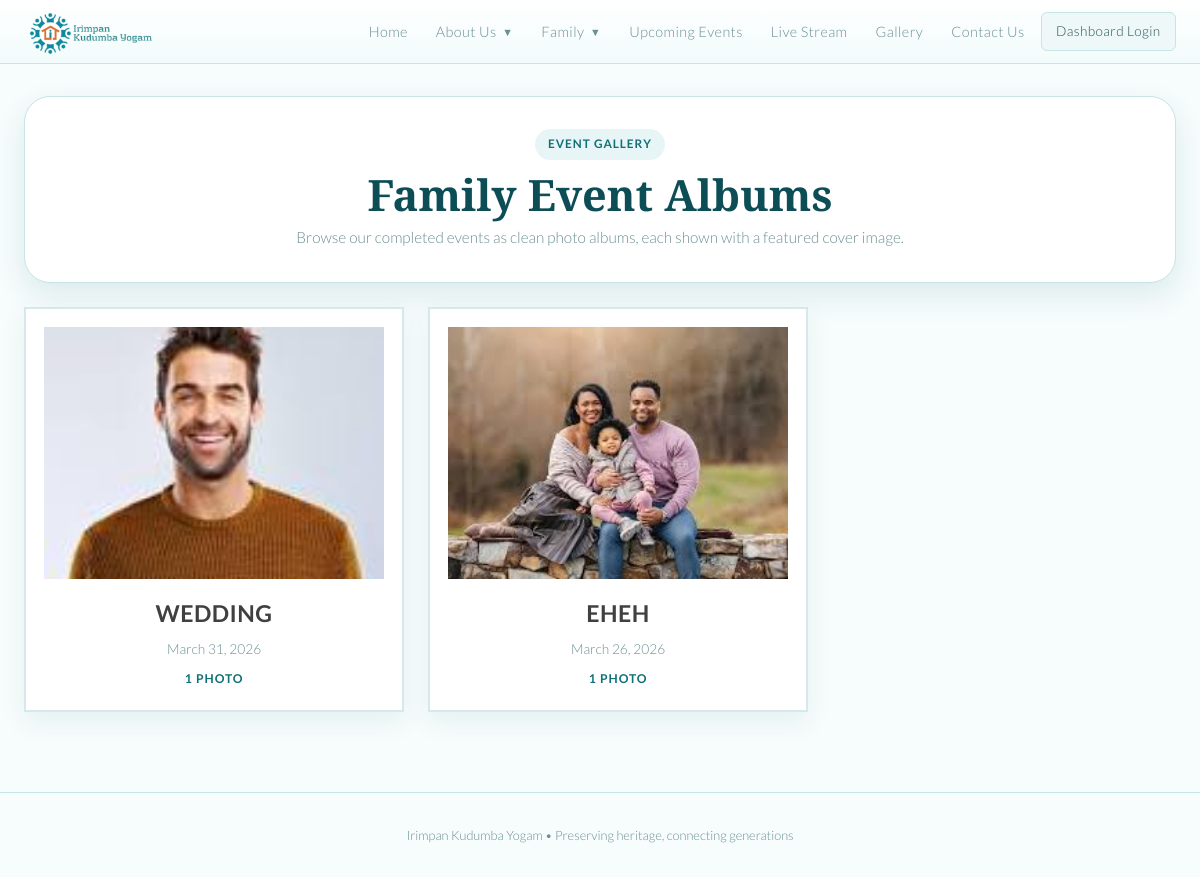
Page /gallery/ on the committed database.
### tree/models.py (models this page shows, shortened)
class GalleryPhoto(models.Model):
    title = models.CharField(max_length=200)
    event = models.ForeignKey(Event, null=True, blank=True, on_delete=models.SET_NULL, related_name='gallery_photos')
    event_name = models.CharField(max_length=200)
    event_date = models.DateField(null=True, blank=True)
    image = models.ImageField(upload_to=gallery_upload_to)
    caption = models.TextField(blank=True)
    created_at = models.DateTimeField(auto_now_add=True)
    class Meta:
        ordering = ['-event_date', '-created_at', 'title']

### tree/views.py (the view)
# urls.py: path('gallery/', views.gallery, name='gallery'),
def gallery(request):
    gallery_items = GalleryPhoto.objects.all()
    grouped_gallery = []
    for item in gallery_items:
        group_key = item.event_id or f'name-{item.event_name}'
        if grouped_gallery and grouped_gallery[-1]['key'] == group_key:
            grouped_gallery[-1]['photos'].append(item)
            continue
        grouped_gallery.append({
            'key': group_key,
            'event_name': item.event_name,
            'event_date': item.event_date,
            'photos': [item],
        })
    return render(request, 'tree/gallery.html', {
        'gallery_items': gallery_items,
        'grouped_gallery': grouped_gallery,
    })

### tree/templates/tree/gallery.html (shortened to what this page needs)
{% extends "tree/base.html" %}
{% block content %}
<div class="gallery-page">
  <section class="gallery-hero">
    <span class="gallery-kicker">Event Gallery</span>
    <h1>Family Event Albums</h1>
    <p>Browse our completed events as clean photo albums, each shown with a featured cover image.</p>
  </section>
  {% if grouped_gallery %}
  <div class="album-grid">
    {% for group in grouped_gallery %}
    <article class="album-card">
      <div class="album-cover">
        <img src="{{ group.photos.0.image.url }}" alt="{{ group.event_name }}">
      </div>
      <div class="album-title">{{ group.event_name }}</div>
      {% if group.event_date %}
      <div class="album-date">{{ group.event_date|date:"F d, Y" }}</div>
      {% endif %}
      <span class="album-count">{{ group.photos|length }} Photo{{ group.photos|length|pluralize }}</span>
    </article>
    {% endfor %}
  </div>
  {% else %}
  <article class="empty-gallery">
    <h3>No Event Photos Yet</h3>
    <p>Upload completed event photos from the custom admin panel to build the gallery.</p>
  </article>
  {% endif %}
</div>
{% endblock %}

### tree/templates/tree/base.html (style rules this page uses)
:root { --bg: #f7fcfc; --surface: #ffffff; --surface2: #eef8f8; --border: #c7e4e6; --gold: #1399a6; --gold-light: #28b8c2; --gold-dim: #0f7078; --cream: #0d4d56; --text: #23535a; --text-dim: #6b8f94; --male: #4a7fa8; --female: #a84a7f; --radius: 12px; --shadow: 0 12px 30px rgba(16, 111, 121, 0.12); }
* { box-sizing: border-box; margin: 0; padding: 0; }
body { background: var(--bg); color: var(--text); font-family: 'Lato', sans-serif; font-weight: 300; min-height: 100vh; line-height: 1.6; }
h1, h2, h3 { font-family: 'Playfair Display', serif; font-weight: 600; }

### tree/templates/tree/gallery.html (style rules this page uses)
.gallery-page { display: grid; gap: 1.5rem; }
.gallery-hero { background: #ffffff; border: 1px solid var(--border); border-radius: 26px; padding: clamp(1.3rem, 3vw, 2rem); box-shadow: var(--shadow); text-align: center; }
.gallery-kicker { display: inline-flex; align-items: center; padding: 0.35rem 0.8rem; border-radius: 999px; background: rgba(19, 153, 166, 0.1); color: var(--gold-dim); font-size: 0.74rem; font-weight: 700; letter-spacing: 0.08em; text-transform: uppercase; margin-bottom: 0.75rem; }
.gallery-hero h1 { color: var(--cream); font-size: clamp(1.8rem, 4vw, 2.7rem); line-height: 1.08; margin-bottom: 0.45rem; }
.gallery-hero p { color: var(--text-dim); max-width: 620px; margin: 0 auto; font-size: 0.96rem; }
.album-grid { display: grid; grid-template-columns: repeat(auto-fit, minmax(320px, 380px)); gap: 1.5rem; justify-content: start; }
.album-card { background: #ffffff; border: 2px solid #d6e8ea; border-radius: 0; padding: 1.1rem 1.1rem 1.35rem; box-shadow: 0 10px 24px rgba(16, 111, 121, 0.08); }
.album-cover { width: 100%; aspect-ratio: 1.35 / 1; overflow: hidden; background: #f5fafb; margin-bottom: 1rem; }
.album-cover img { width: 100%; height: 100%; object-fit: cover; display: block; }
.album-title { text-align: center; color: #404040; font-size: 1.45rem; font-weight: 700; text-transform: uppercase; letter-spacing: 0.02em; margin-bottom: 0.35rem; }
.album-date { text-align: center; color: var(--text-dim); font-size: 0.86rem; margin-bottom: 0.55rem; }
.album-count { display: block; text-align: center; color: var(--gold-dim); font-size: 0.76rem; font-weight: 700; letter-spacing: 0.08em; text-transform: uppercase; }

### rows in the picture
GalleryPhoto: photos.0.image (picture), event_name "WEDDING", event_date "March 31, 2026"
GalleryPhoto: photos.0.image (picture), event_name "EHEH", event_date "March 26, 2026"

### other values in the picture
{{ group.photos|length }} "1" "1"
